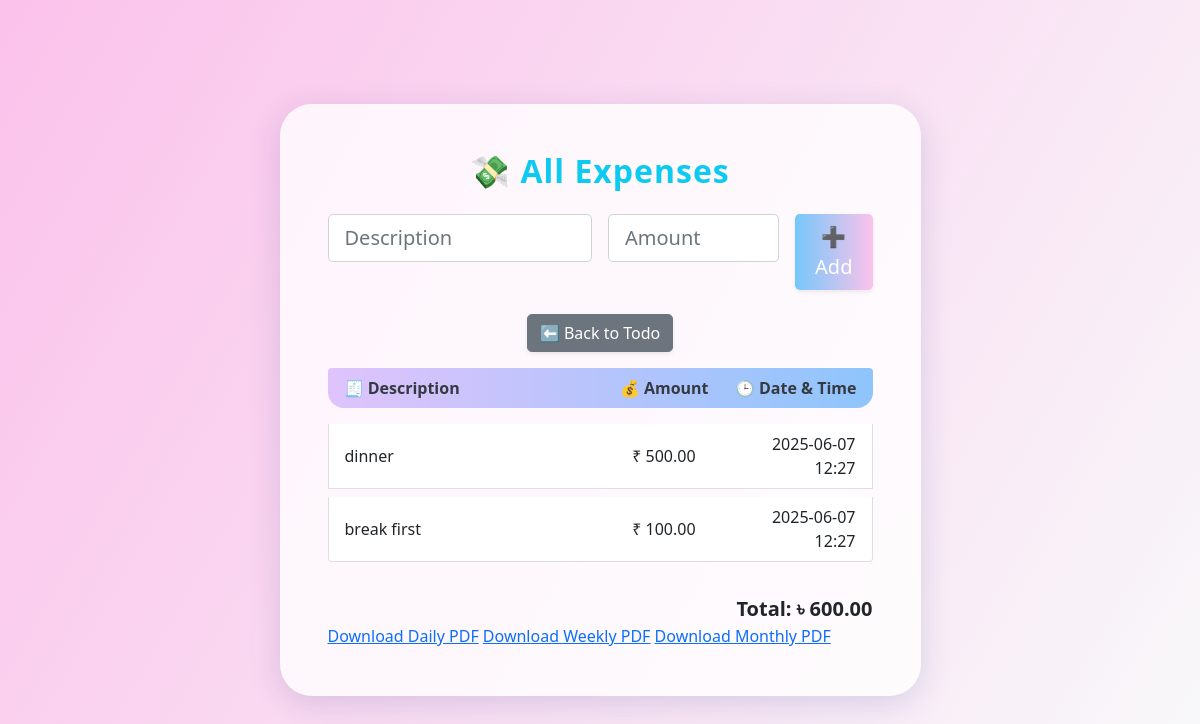
The app's page /expenses/ (signed in) with its own data.
### todoapp/models.py (models this page shows, shortened)
class Expense(models.Model):
    user = models.ForeignKey(User, on_delete=models.CASCADE)
    description = models.CharField(max_length=255)
    amount = models.DecimalField(max_digits=10, decimal_places=2)
    date = models.DateTimeField(auto_now_add=True)

### todoapp/views.py (the view)
# urls.py: path('expenses/', views.expense_page, name='expense-page'),
@login_required(login_url='login-page')
def expense_page(request):
    if request.method == 'POST':
        description = request.POST.get('description')
        amount = request.POST.get('amount')
        if description and amount:
            Expense.objects.create(user=request.user, description=description, amount=amount)
            return redirect('expense-page')
    all_expenses = Expense.objects.filter(user=request.user).order_by('-date')
    total = sum(exp.amount for exp in all_expenses)
    context = {'expenses': all_expenses, 'total': total}
    return render(request, 'todolistapp/expense.html', context)

### todoapp/templates/todolistapp/expense.html (shortened to what this page needs)
<!DOCTYPE html>
<html>
<head>
  <link rel="stylesheet" href="https://cdn.jsdelivr.net/npm/bootstrap@5.1.3/dist/css/bootstrap.min.css">
</head>
<body>
<section class="vh-100 d-flex align-items-center">
  <div class="container py-5">
    <div class="row justify-content-center">
      <div class="col-lg-8 col-xl-7">
        <div class="card glass-card border-0 rounded-4">
          <div class="card-body p-5">
            <h2 class="text-center mb-4 text-info fw-bold" style="letter-spacing:1px;">💸 All Expenses</h2>
            <form method="POST" class="row g-3 justify-content-center mb-4">
              <div class="col-6">
                <input type="text" name="description" class="form-control form-control-lg rounded-3" placeholder="Description" required />
              </div>
              <div class="col-4">
                <input type="number" step="0.01" name="amount" class="form-control form-control-lg rounded-3" placeholder="Amount" required />
              </div>
              <div class="col-2 d-grid">
                <button type="submit" class="btn btn-gradient btn-lg rounded-3 shadow-sm">➕ Add</button>
              </div>
            </form>
            <div class="mb-3 text-center">
              <a href="{% url 'home-page' %}">
                <button class="btn btn-secondary rounded-3 shadow-sm">⬅️ Back to Todo</button>
              </a>
            </div>
            <div class="list-group">
              <div class="list-group-item d-flex justify-content-between todo-header-row bg-primary bg-opacity-10">
                <div class="w-50">🧾 Description</div>
                <div class="w-25 text-center">💰 Amount</div>
                <div class="w-25 text-end">🕒 Date & Time</div>
              </div>
              {% for e in expenses %}
              <div class="list-group-item d-flex justify-content-between align-items-center mb-2">
                <div class="w-50">{{ e.description }}</div>
                <div class="w-25 text-center">₹ {{ e.amount }}</div>
                <div class="w-25 text-end">{{ e.date|date:"Y-m-d H:i" }}</div>
              </div>
              {% empty %}
                <div class="list-group-item text-center">No expenses added yet.</div>
              {% endfor %}
            </div>
            <div class="mt-4 text-end fw-bold fs-5">
              Total: ৳ {{ total }}
            </div>
            <div>
              <a href="{% url 'expense-pdf' 'daily' %}" target="_blank">Download Daily PDF</a>
              <a href="{% url 'expense-pdf' 'weekly' %}" target="_blank">Download Weekly PDF</a>
              <a href="{% url 'expense-pdf' 'monthly' %}" target="_blank">Download Monthly PDF</a>
            </div>
          </div>
        </div>
      </div>
    </div>
  </div>
</section>
</body>
</html>

### todoapp/templates/todolistapp/expense.html (style rules this page uses)
body { background: linear-gradient(120deg, #fbc2eb 0%, #f8f9fa 100%); min-height: 100vh; }
.glass-card { background: rgba(255,255,255,0.8); border-radius: 2rem; box-shadow: 0 8px 32px 0 rgba(31, 38, 135, 0.15); }
.btn-gradient { background: linear-gradient(90deg, #76c7fa 0%, #fbc2eb 100%); color: #fff; border: none; }
.todo-header-row { background: linear-gradient(90deg, #e0c3fc 0%, #8ec5fc 100%); color: #343a40; font-weight: 600; border: none; margin-bottom: 1rem; border-radius: 1rem; }

### records on screen
Expense: description "dinner", amount "500.00", date "2025-06-07 12:27"
Expense: description "break first", amount "100.00", date "2025-06-07 12:27"

### other values on screen
{{ total }} "600.00"
